Frame 1 (no input): blank canvas, image omitted
Frame 60 (no input): blank canvas, image omitted
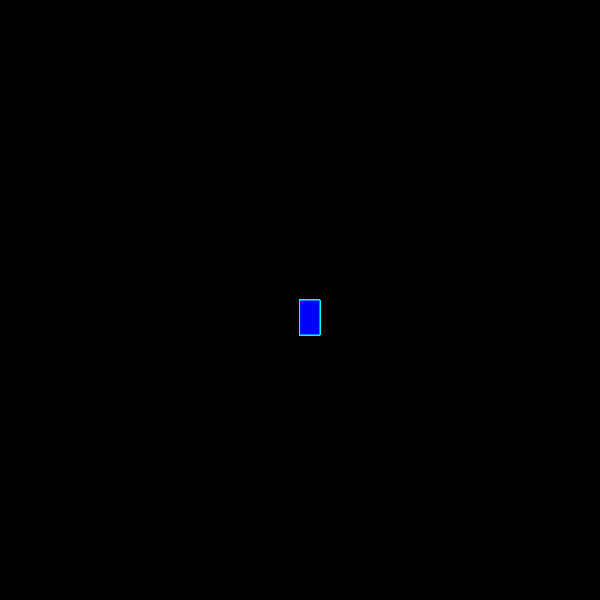
Frame 120 (the mouse pressed at the canvas centre since frame 60)

The p5.js sketch whose frames 1 and 60 were blank and that drew this single picture after the mouse press (run headless with seeded random() and noise() and a simulated clock; from frame 60 on, the mouse is pressed at the canvas centre):

// p5.js sketch
// ── sketch.js
function setup() {
    createCanvas(600, 600);
    background("black");
  }
  
  function draw() {
    stroke("cyan");
    fill("blue");
  
    // console.log(mouseIsPressed)
  
    if (mouseIsPressed) {
      rect(mouseX, mouseY, 20, 35);
    }
  }
